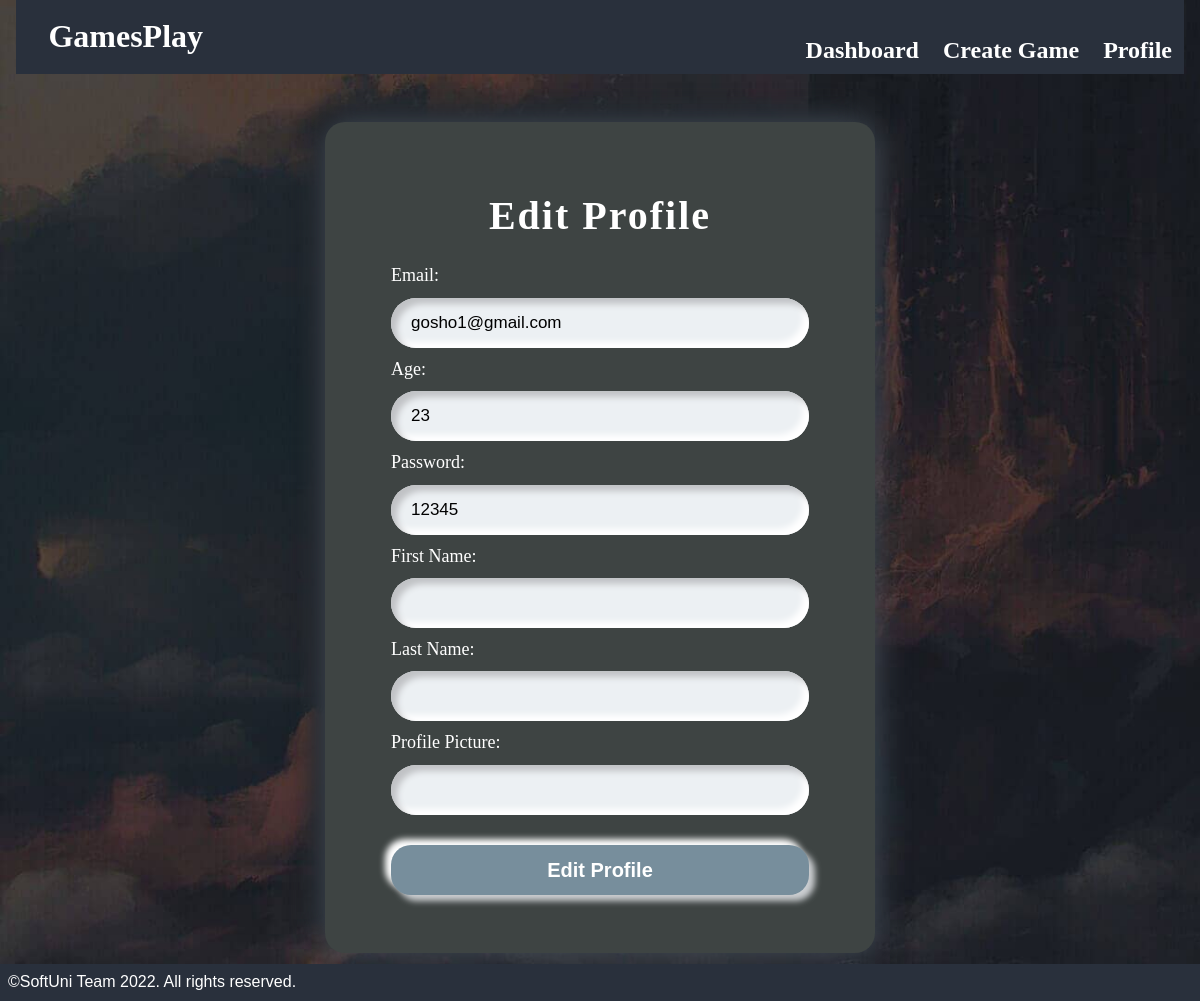
Page /profile/edit/ on the committed database.
### gamesplayapp/web/models.py (models this page shows, shortened)
class Profile(models.Model):
    MINIMUM_AGE = 12
    FIRST_NAME_MAX_LENGTH = 30
    LAST_NAME_MAX_LENGTH = 30
    PASSWORD_MAX_LENGTH = 30
    email = models.EmailField()
    age = models.IntegerField(validators=(MinValueValidator(MINIMUM_AGE),))
    password = models.CharField(max_length=PASSWORD_MAX_LENGTH)
    first_name = models.CharField(max_length=FIRST_NAME_MAX_LENGTH, blank=True, verbose_name="First Name")
    last_name = models.CharField(max_length=LAST_NAME_MAX_LENGTH, blank=True, verbose_name="Last Name")
    profile_picture = models.URLField(blank=True, verbose_name="Profile Picture")

### gamesplayapp/web/views.py (the view)
# urls.py: path('profile/edit/', edit_profile, name='edit profile'),
def edit_profile(request):
    profile = get_user_profile()
    form = ProfileEditForm(request.POST or None, instance=profile)
    if form.is_valid():
        form.save()
        return redirect('details profile')
    context = {
        "profile": profile,
        "form": form,
    }
    return render(request, 'profile/edit-profile.html', context)

### gamesplayapp/web/forms.py
class ProfileEditForm(forms.ModelForm):
    class Meta:
        model = Profile
        fields = "__all__"

### gamesplayapp/web/core/tools.py (called while the page is built)
def get_user_profile():
    return Profile.objects.all().first()

### templates/profile/edit-profile.html (shortened to what this page needs)
{% extends 'partials/base.html' %}]
{% block content %}
    <section id="register-page" class="content auth">
        <form id="register" action="{% url 'edit profile' %}" method="POST">
            <div class="container">
                <h1>Edit Profile</h1>
                {{ form }}
                <input class="btn submit" type="submit" value="Edit Profile">
            </div>
        </form>
    </section>
{% endblock %}

### staticfiles/styles/typography.css (style rules this page uses)
html { font-family: Arial, sans-serif; font-size: 16px; box-sizing: border-box; }
*, *::before, *::after { margin: 0 auto; padding: 0; box-sizing: inherit; line-height: 1.3; }
h1, h2, h4, h5, h6 { padding: 0.2em 1rem; }
p, div { margin: 0 1em 0.5em 1em; }

### staticfiles/styles/forms.css (style rules this page uses)
#register-page, #create-page, #edit-page, #delete-page { position: relative; width: 550px; height: auto; border-radius: 20px; padding: 10px; box-sizing: border-box; text-align: center; background: #3e4443; box-shadow: 0 0 32px 0 #49535e, -14px -14px 20px #191c21; }
.container { padding: 40px; }
.container > h1 { margin-top: 10px; font-weight: 600; font-size: 2.5rem; text-align: center; color: white; letter-spacing: 2px; font-family: Georgia, 'Times New Roman', Times, serif; margin-bottom: 14px; }
label, input, select, textarea { display: block; width: 100%; padding: 0; border: none; outline: none; box-sizing: border-box; }
label { margin-bottom: 8px; font-size: 18px; color: white; margin-top: 10px; font-family: Georgia, 'Times New Roman', Times, serif; }
label:nth-of-type(2) { margin-top: 10px; }
input[type="number"], input[type="password"], input[type="email"], input[type="text"], input[type="url"] { background: #ecf0f3; padding: 20px 20px 20px 20px; height: 50px; margin-top: 10px; font-size: 17px; border-radius: 50px; box-shadow: inset 6px 6px 6px #c0c2c5, inset -6px -6px 6px white; }
.btn.submit { margin-top: 30px; background: #778e9c; height: 50px; border-radius: 20px; color: white; font-size: 20px; cursor: pointer; font-weight: 900; box-shadow: 6px 6px 6px #cbced1, -6px -6px 6px white; transition: 0.5s; }
.container { text-align: left; margin-top: 0; }

### staticfiles/styles/navigation.css (style rules this page uses)
body { background-image: url('../images/bg-fixed-3.jpg'); background-attachment: fixed; -webkit-background-size: cover; -moz-background-size: cover; -o-background-size: cover; background-size: cover; }
.auth { width: 100px; margin: 3em auto; }

### rows in the picture
Profile: email "gosho1@gmail.com", age "23", password "12345"
